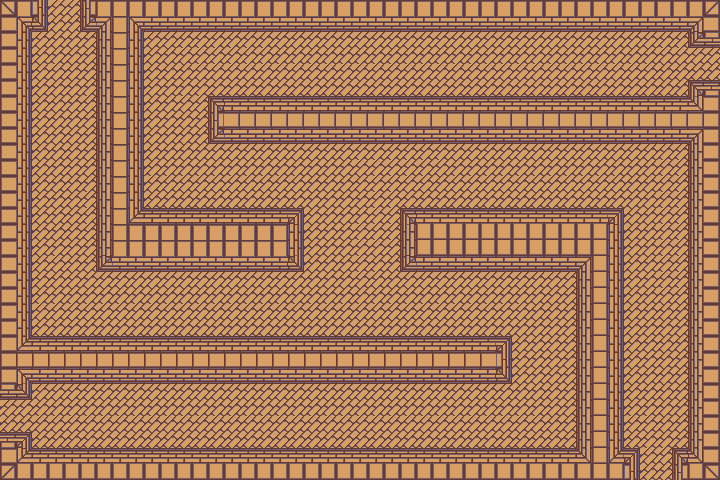

Rendered tile map (Tiled .tmx) drawn with the repository's tilesets; below, a short description and the full map source, tile grids included:
An orthogonal 45x30 tile map with 16x16 px tiles, 1 tile layer (background), 3 tilesets and 15 objects.

<map version="1.0" orientation="orthogonal" renderorder="right-down" width="45" height="30" tilewidth="16" tileheight="16" nextobjectid="66">
 <tileset firstgid="1" name="tileset_1" tilewidth="16" tileheight="16" tilecount="1200" columns="40">
  <image source="tileset_1.png" width="640" height="480" />
 </tileset>
 <tileset firstgid="1201" name="player" tilewidth="32" tileheight="32" tilecount="1" columns="1">
  <image source="../../img/player_stand.png" width="32" height="36" />
 </tileset>
 <tileset firstgid="1202" name="scarab" tilewidth="64" tileheight="32" tilecount="1" columns="1">
  <image source="../../img/scarab.png" width="64" height="32" />
 </tileset>
 <layer name="background" width="45" height="30">
  <data encoding="csv">
1,3,283,83,84,281,3,3,3,3,3,3,3,3,3,3,3,3,3,3,3,3,3,3,3,3,3,3,3,3,3,3,3,3,3,3,3,3,3,3,3,4,5,5,6,
41,42,323,123,124,321,45,4,42,43,43,43,43,43,43,43,43,43,43,43,43,43,43,43,43,43,43,43,43,43,43,43,43,43,43,43,43,43,43,43,43,44,44,45,86,
121,122,83,123,124,124,85,4,122,83,84,84,84,84,84,84,84,84,84,84,84,84,84,84,84,84,84,84,84,84,84,84,84,84,84,84,84,84,84,84,84,84,84,321,322,
121,122,123,124,123,124,125,4,122,123,124,83,83,84,84,84,84,124,124,124,124,124,124,124,124,124,124,124,124,124,124,124,124,124,124,124,124,124,124,124,124,83,83,83,84,
121,122,123,83,123,124,125,4,122,123,123,123,83,83,83,83,83,83,83,83,83,83,83,83,83,83,83,83,83,83,83,83,83,83,83,83,83,83,83,83,83,123,123,123,124,
121,122,123,123,123,124,125,4,122,123,124,124,123,123,123,123,123,123,123,123,123,123,123,123,123,123,123,123,123,123,123,123,123,123,123,123,123,123,123,123,123,123,124,241,242,
161,122,123,123,124,84,125,4,122,123,124,83,84,241,164,164,164,164,164,164,164,164,164,164,164,164,164,164,164,164,164,164,164,164,164,164,164,164,164,164,164,164,164,165,126,
161,122,123,123,124,124,125,4,122,123,124,123,124,281,126,126,126,126,126,126,126,126,126,126,126,126,126,126,126,126,126,126,126,126,126,126,126,126,126,126,126,126,126,126,126,
161,122,123,124,123,124,125,4,122,123,124,123,124,321,44,44,44,44,44,44,44,44,44,44,44,44,44,44,44,44,44,44,44,44,44,44,44,44,44,44,44,43,43,45,86,
161,122,123,124,123,124,125,4,122,123,124,124,124,84,84,84,84,84,84,84,84,84,84,84,84,84,84,84,84,84,84,84,84,84,84,84,84,84,84,84,84,83,84,125,126,
161,122,123,124,123,124,125,4,122,123,124,124,124,124,124,124,124,124,124,124,124,124,83,83,84,84,84,84,124,124,124,124,124,124,124,124,124,124,124,124,124,83,84,125,126,
161,122,123,124,123,124,125,4,122,83,84,84,84,84,84,84,84,84,84,124,124,124,123,83,84,83,84,124,84,84,84,84,84,84,84,84,84,84,84,124,124,83,84,125,126,
121,122,123,124,123,84,125,4,122,123,124,124,124,124,124,124,124,124,124,124,124,124,124,83,84,123,124,124,124,124,124,124,124,124,124,124,124,124,124,124,124,83,84,125,126,
121,122,123,124,123,84,125,4,162,163,163,163,163,163,163,163,163,164,243,123,124,124,124,83,84,241,164,164,164,164,164,164,164,164,164,164,164,164,243,123,124,83,84,125,126,
121,122,123,124,123,84,125,4,4,4,4,4,4,4,4,4,4,4,122,123,124,124,83,84,84,85,204,204,204,204,204,204,204,204,204,204,204,204,82,123,124,83,84,125,126,
121,122,123,124,123,124,125,4,4,4,4,4,4,4,4,4,4,4,122,123,124,124,83,83,84,125,204,204,204,204,204,204,204,204,204,204,204,204,122,123,124,83,84,125,126,
121,122,123,83,123,124,321,44,44,44,44,44,44,44,44,44,44,44,323,123,124,124,83,123,124,321,43,44,44,44,44,44,44,44,44,44,45,204,122,123,124,83,84,125,126,
121,122,123,123,123,124,84,84,84,84,84,84,84,84,84,84,84,84,84,124,124,124,83,84,124,84,84,84,84,84,84,84,84,84,83,84,85,204,122,123,124,83,84,125,126,
121,122,123,124,124,124,124,124,124,124,124,124,124,124,124,124,124,124,124,124,124,124,123,124,124,124,124,124,124,124,124,124,124,124,123,124,125,204,122,123,124,83,84,125,126,
121,122,83,84,84,84,84,84,84,84,84,84,84,84,84,84,84,84,84,84,84,84,84,84,84,84,84,84,84,84,84,84,84,124,123,124,125,204,122,123,124,123,124,125,126,
121,122,123,124,124,124,124,124,124,124,124,124,124,124,124,124,124,124,124,124,124,124,124,124,124,124,124,124,124,124,124,124,124,124,123,124,125,204,122,123,124,123,124,125,126,
121,162,163,163,163,163,163,163,163,163,163,163,163,163,163,163,163,163,163,163,163,163,163,163,163,163,163,163,163,163,164,243,123,124,123,124,125,204,122,123,124,123,124,125,126,
121,121,121,121,121,121,121,121,121,121,121,121,121,121,121,121,121,121,121,121,121,121,121,121,121,121,121,121,121,121,121,283,123,124,123,124,125,204,122,123,124,123,124,125,126,
121,42,44,44,44,44,44,44,44,44,44,44,44,44,44,44,44,44,44,44,44,44,44,44,44,44,44,44,44,44,44,323,123,124,123,124,125,204,122,123,124,123,124,125,126,
322,323,83,84,84,84,84,84,84,84,84,84,84,84,84,84,84,84,84,84,84,84,84,84,84,84,84,84,84,84,84,84,124,124,123,124,125,204,122,123,124,123,124,125,126,
83,84,123,124,124,124,124,124,124,124,124,124,124,124,124,124,124,124,124,124,124,124,124,124,124,124,124,124,124,124,124,124,124,124,123,124,125,204,122,123,124,123,124,125,126,
123,124,83,83,83,83,83,83,83,83,83,83,83,83,83,83,83,83,83,83,83,83,83,83,83,83,83,83,83,83,83,83,83,83,123,124,125,204,122,83,83,123,124,125,126,
242,243,123,123,123,123,123,123,123,123,123,123,123,123,123,123,123,123,123,123,123,123,123,123,123,124,124,124,124,124,124,123,123,123,123,124,125,204,122,123,123,123,124,125,126,
121,162,163,164,164,164,164,164,164,164,164,164,164,164,164,164,164,164,164,164,164,164,164,164,164,164,164,164,164,164,164,164,164,164,164,164,165,204,162,243,83,84,241,165,126,
201,203,203,204,204,204,204,204,204,204,204,204,204,204,204,204,204,204,204,204,204,204,204,204,204,204,204,204,204,204,204,204,204,204,204,204,204,204,204,283,123,124,281,204,206
</data>
 </layer>
 <objectgroup name="enemies" />
 <objectgroup name="solids">
  <object id="49" x="0" y="0" width="48" height="32" />
  <object id="50" x="0" y="32" width="32" height="368" />
  <object id="51" x="32" y="336" width="480" height="48" />
  <object id="52" x="0" y="432" width="32" height="48" />
  <object id="53" x="32" y="448" width="608" height="32" />
  <object id="54" x="400" y="208" width="224" height="64" />
  <object id="55" x="576" y="272" width="48" height="176" />
  <object id="56" x="672" y="448" width="48" height="32" />
  <object id="58" x="96" y="208" width="208" height="64" />
  <object id="60" x="96" y="32" width="48" height="176" />
  <object id="61" x="80" y="0" width="640" height="32" />
  <object id="62" x="688" y="32" width="32" height="16" />
  <object id="63" x="208" y="96" width="480" height="48" />
  <object id="64" x="688" y="80" width="32" height="368" />
 </objectgroup>
 <objectgroup name="player">
  <object id="65" gid="1201" x="336" y="256" width="32" height="32" />
 </objectgroup>
</map>
